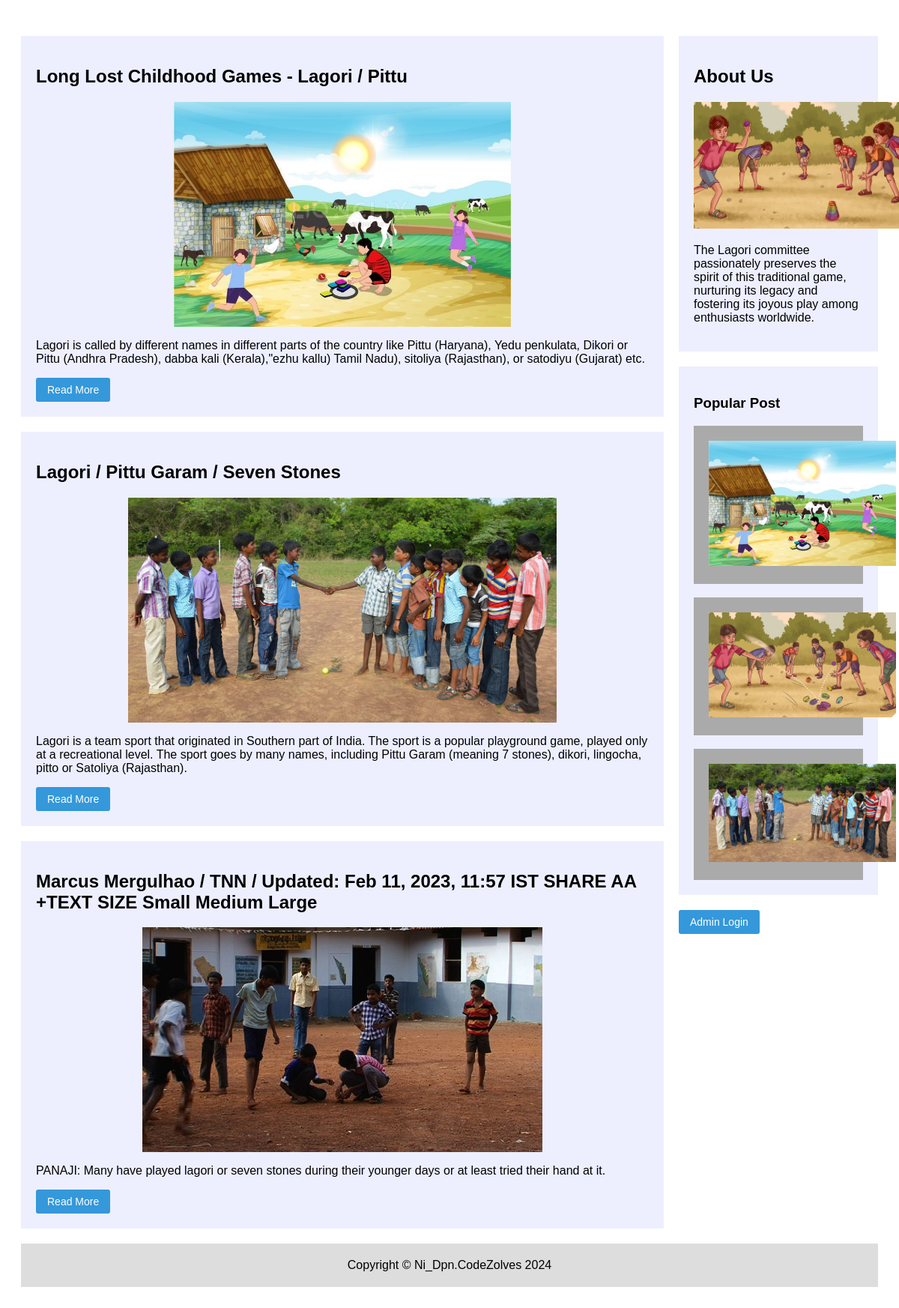
Screenshot of /main.php with the database file from the repository.
### tables this page shows
CREATE TABLE `posts` (
  `id` int(11) NOT NULL,
  `postTitle` varchar(255) DEFAULT NULL,
  `PostDescription` text NOT NULL,
  `postContent` text DEFAULT NULL,
  `postImage` varchar(255) DEFAULT NULL
);

### main.php (the view, shortened to what this page needs)
<!DOCTYPE html>
<html lang="en">
<head>
    <link href="css/main.css" rel="stylesheet">
</head>
<body>
<div class="row">
    <div class="leftcolumn">
        <?php
        include('config.php');
        $query = "SELECT * FROM posts";
        $result = mysqli_query($conn, $query);
        while ($row = mysqli_fetch_assoc($result)) {
            ?>
            <div class="card">
                <h2><?php echo $row['postTitle']; ?></h2>
                <div style="display: flex; justify-content: center; align-items: center; height: 300px;">
                    <img src="uploads/<?php echo $row['postImage']; ?>" alt="Description of the image" style="max-height: 100%; max-width: 100%;">
                </div>
                <p><?php echo $row['PostDescription']; ?></p>
                <a href="submain.php<?php echo isset($row['id']) ? '?post_id=' . $row['id'] : ''; ?>" class="learn-more-btn" id="learnMoreBtn">Read More</a>
            </div>
            <?php
        }
        ?>
    </div>
    <div class="rightcolumn">
        <div class="card">
            <h2>About Us</h2>
            <img src="img/img1.jpg" alt="image1" style="width: 300px;">
            <p>The Lagori committee passionately preserves the spirit of this traditional game, nurturing its legacy and fostering its joyous play among enthusiasts worldwide.</p>
        </div>
        <div class="card">
            <h3>Popular Post</h3>
            <div class="fakeimg"><img src="img/img2.jpg" alt="Image 1" style="width: 250px; height: auto;"></div><br>
           <div class="fakeimg"><img src="img/img4.jpg" alt="Image 2" style="width: 250px; height: auto;"></div><br>
          <div class="fakeimg"><img src="img/img5.jpg" alt="Image 3" style="width: 250px; height: auto;"></div>
        </div>
        <a href="login.php" class="admin-login-btn">Admin Login</a>
    </div>
</div>
<div class="footer">
    <?php
    include('includes/footer.php');
    ?>
</body>
</html>

### includes/footer.php (shortened to what this page needs)
      <footer class="sticky-footer bg-white">
        <div class="container my-auto">
          <div class="copyright text-center my-auto">
            <span>Copyright &copy; Ni_Dpn.CodeZolves 2024</span>
          </div>
        </div>
      </footer>
      </div>
</body>
</html>

### css/main.css (style rules this page uses)
* { box-sizing: border-box; }
body { font-family: Arial; padding: 20px; background: #ffffff; }
.leftcolumn { float: left; width: 75%; }
.rightcolumn { float: left; width: 25%; padding-left: 20px; }
.fakeimg { background-color: #aaa; width: 100%; padding: 20px; }
.card { background-color: rgb(237, 239, 255); padding: 20px; margin-top: 20px; }
.row:after { content: ""; display: table; clear: both; }
.footer { padding: 20px; text-align: center; background: #ddd; margin-top: 20px; }

### main.php (style rules this page uses)
.learn-more-btn { display: inline-block; text-align: center; padding: 8px 15px; background-color: #3498db; color: #fff; text-decoration: none; border-radius: 3px; font-size: 14px; }
.admin-login-btn { display: inline-block; padding: 8px 15px; background-color: #3498db; color: #fff; text-decoration: none; border-radius: 3px; font-size: 14px; margin-top: 20px; }

### rows the page displays
posts: postTitle "Long Lost Childhood Games - Lagori / Pittu", postImage (picture), PostDescription "Lagori is called by different names in different parts of the country like Pittu (Haryana), Yedu penkulata, Dikori or Pittu (Andhra Pradesh), dabba kali (Kerala),\"ezhu kallu) Tamil Nadu), sitoliya (Rajasthan), or satodiyu (Gujarat) etc."
posts: postTitle "Lagori / Pittu Garam / Seven Stones", postImage (picture), PostDescription "Lagori is a team sport that originated in Southern part of India. The sport is a popular playground game, played only at a recreational level. The sport goes by many names, including Pittu Garam (meaning 7 stones), dikori, lingocha, pitto or Satoliya (Rajasthan)."
posts: postTitle "Marcus Mergulhao / TNN / Updated: Feb 11, 2023, 11:57 IST SHARE AA +TEXT SIZE Small Medium Large", postImage (picture), PostDescription "PANAJI: Many have played lagori or seven stones during their younger days or at least tried their hand at it."
